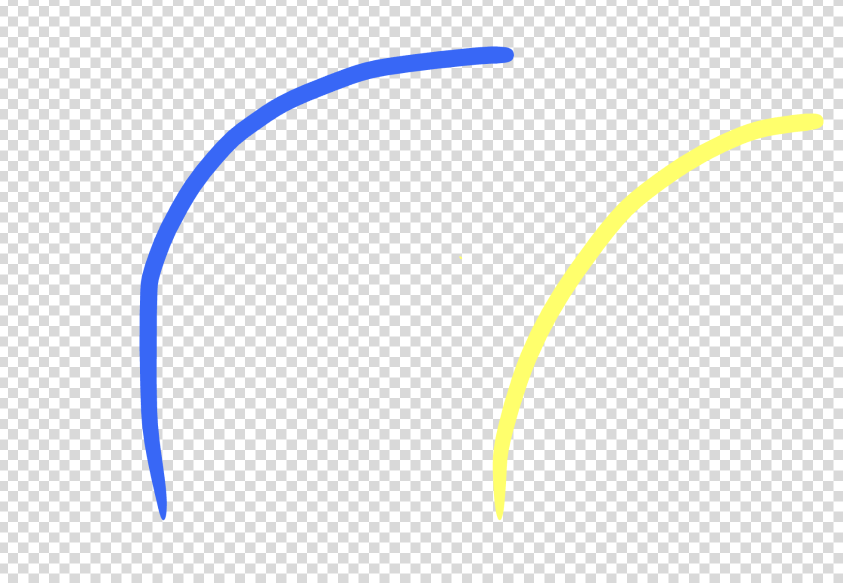
#> input picture test2.png, 1686 x 1166 px (shown at 1/2 size)
$ python dunno.py
#> lines starting #> are read from the running program, lines starting #| are printed output that depends on the picture; after the words box and inside, x2 and y2 are one past the last pixel; in counts of white or black regions, pixels touching at a corner belong together
import cv2
import numpy as np
import math

threshold1 = 85
threshold2 = 85
r_width = 500
r_height = 300

image = cv2.imread(r'test2.png')
#> image is the input picture: shape (1166, 1686, 3); mean B, G, R 233.8, 233.2, 232.1
image = cv2.resize(image, (r_width, r_height))
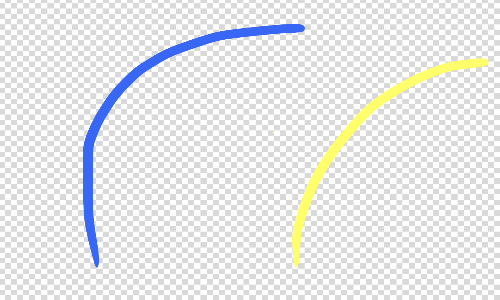
#> image: shape (300, 500, 3); mean B, G, R 233.8, 233.2, 232.1

# Convert to HSV and create masks
frame_HSV = cv2.cvtColor(image, cv2.COLOR_BGR2HSV)
#> frame_HSV: shape (300, 500, 3); mean H, S, V 3.5, 7.4, 236.6

lower_blue = np.array([100, 50, 120])
upper_blue = np.array([150, 255, 255])
blue_mask = cv2.inRange(frame_HSV, lower_blue, upper_blue)
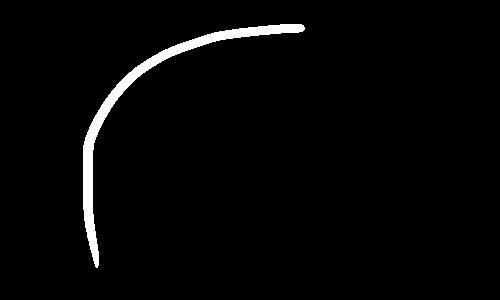
#> blue_mask: shape (300, 500); 2.4% white; 1 white region, box (x1, y1, x2, y2) and area: (83, 24, 305, 268) 3617

lower_yellow = np.array([25, 30, 100])
upper_yellow = np.array([40, 255, 255])
yellow_mask = cv2.inRange(frame_HSV, lower_yellow, upper_yellow)
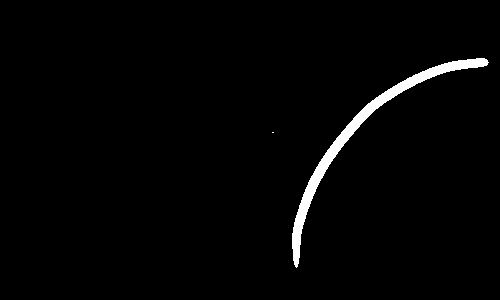
#> yellow_mask: shape (300, 500); 1.9% white; 2 white regions (1 under 20 px), largest, box (x1, y1, x2, y2) and area: (292, 58, 489, 268) 2904

# Optional: just to visualize
combined_mask = cv2.add(yellow_mask, blue_mask)
#> combined_mask: shape (300, 500); 4.3% white; 3 white regions (1 under 20 px), largest, box (x1, y1, x2, y2) and area: (83, 24, 305, 268) 3617, (292, 58, 489, 268) 2904
edged1 = cv2.Canny(yellow_mask, threshold1, threshold2)
#> edged1: shape (300, 500); 0.45% white in thin lines or dots, all inside (x1, y1, x2, y2) = (271, 57, 489, 268)
edged2 = cv2.Canny(blue_mask, threshold1, threshold2)
#> edged2: shape (300, 500); 0.53% white in thin lines or dots, all inside (x1, y1, x2, y2) = (82, 23, 305, 268)

def get_initial_heading():
    return (0, -1)  # moving up in image space

def get_perpendicular_scan(start_point, direction, length=50):
    dx, dy = direction
    perp = (-dy, dx)
    left = (int(start_point[0] + perp[0] * length), int(start_point[1] + perp[1] * length))
    right = (int(start_point[0] - perp[0] * length), int(start_point[1] - perp[1] * length))
    return left, right

def adaptive_centerline(mask_yellow, mask_blue, num_steps=28, step_size=10):
#> called with num_steps = 28, step_size = 10
    h, w = mask_yellow.shape
#> h = 300; w = 500
    center_points = []

    position = (250, 250)
    direction = get_initial_heading()

    vals = [10,290,490,290]
    scan_mask = np.zeros_like(mask_yellow)
    previous_midpoint = position  # Initialize previous midpoint to start position

    for _ in range(num_steps):
        left_pt, right_pt = get_perpendicular_scan(position, direction, length=200)
        # Create scanline as a mask
        cv2.line(scan_mask, left_pt, right_pt, 255, 1)
        cv2.imshow("Adaptive Pathing", scan_mask)
        cv2.waitKey(0)
        cv2.destroyAllWindows()
        # Mask and get pixel hits
        yellow_hits = cv2.bitwise_and(mask_yellow, scan_mask)
        blue_hits = cv2.bitwise_and(mask_blue, scan_mask)

        yellow_coords = cv2.findNonZero(yellow_hits)
        blue_coords = cv2.findNonZero(blue_hits)
        if yellow_coords is not None and blue_coords is not None:
            yellow_mean = np.mean(yellow_coords, axis=0)[0]
            blue_mean = np.mean(blue_coords, axis=0)[0]

            # Midpoint
            midpoint_x = int((yellow_mean[0] + blue_mean[0]) / 2)
            midpoint_y = int((yellow_mean[1] + blue_mean[1]) / 2)
            midpoint = (midpoint_x, midpoint_y)
            cv2.circle(combined_mask, midpoint, 3, (255, 255, 255), -1)

            # Update heading based on previous midpoint
            dx = midpoint[0] - previous_midpoint[0]
            dy = midpoint[1] - previous_midpoint[1]
            norm = math.hypot(dx, dy)
            if norm > 0:
                direction = (dx / norm, dy / norm)

            # Move along the updated heading (parallel direction)
            position = (
                int(midpoint[0] + direction[0] * step_size),
                int(midpoint[1] + direction[1] * step_size)
            )
            previous_midpoint = midpoint  # Update previous midpoint
        else:
            print("Woah")

        vals[1] -= step_size
        vals[3] -= step_size
#> this loop made 28 passes
#> (perp in get_perpendicular_scan, left_pt, right_pt, yellow_mean, blue_mean, midpoint_x) on passes 2 to 9: ((0, -1), (185, 50), (185, 450), [296, 250], [105.4, 225], 200), ((0.933, 0.359), (389, 298), (16, 155), [296, 255.2], [95.44, 201.3], 195), ((0.874, -0.486), (364, 121), (15, 316), [332.5, 169.8], [95.44, 201.3], 213), ((0.922, 0.386), (400, 252), (31, 97), [326.5, 177.8], [95.63, 175.7], 211), ((0.976, -0.217), (403, 122), (12, 209), [331.4, 166.7], [93.43, 180.1], 212), ((0.949, 0.316), (404, 226), (25, 99), [328.4, 170.2], [94.09, 167.9], 211), ((0.97, -0.243), (402, 110), (13, 207), [334, 160.7], [92.93, 171.5], 213), ((0.832, 0.555), (384, 267), (51, 46), [331.2, 165], [96.35, 160.5], 213)
#> (perp in get_perpendicular_scan, left_pt, right_pt, yellow_mean, blue_mean, midpoint_x) on passes 15 to 20: ((0.894, 0.447), (394, 242), (37, 63), [328.1, 167.5], [96.53, 155.2], 212), ((1, 0), (412, 151), (12, 151), [328.1, 167.5], [96.53, 155.2], 212), ((1, 0), (412, 151), (12, 151), [328.1, 167.5], [96.53, 155.2], 212), ((1, 0), (412, 151), (12, 151), [328.1, 167.5], [96.53, 155.2], 212), ((1, 0), (412, 151), (12, 151), [328.1, 167.5], [96.53, 155.2], 212), ((1, 0), (412, 151), (12, 151), [328.1, 167.5], [96.53, 155.2], 212)
#> pass 1, in adaptive_centerline, `yellow_hits = cv2.bitwise_and(mask_yellow, scan_mask)`:
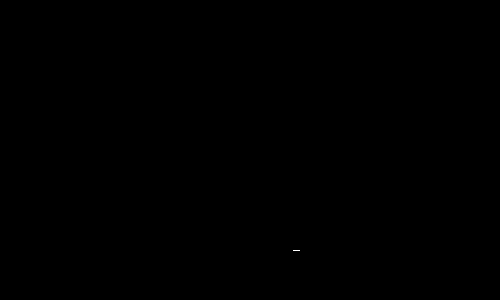
#> yellow_hits: shape (300, 500); 0% white in thin lines or dots, all inside (x1, y1, x2, y2) = (293, 250, 300, 251)
#> after the loop:
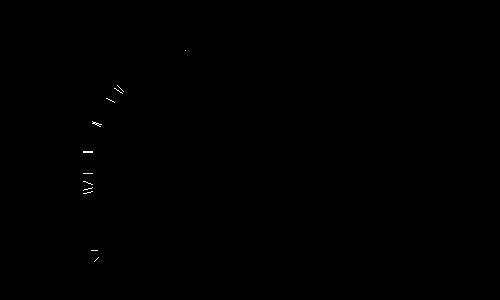
#> blue_hits: shape (300, 500); 0.08% white in thin lines or dots, all inside (x1, y1, x2, y2) = (83, 50, 186, 262)
#> after the loop:
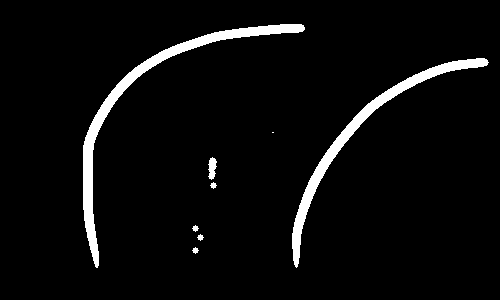
#> combined_mask: shape (300, 500); 4.5% white; 8 white regions (1 under 20 px), largest, box (x1, y1, x2, y2) and area: (83, 24, 305, 268) 3617, (292, 58, 489, 268) 2904, (208, 157, 217, 180) 139
#> after the loop:
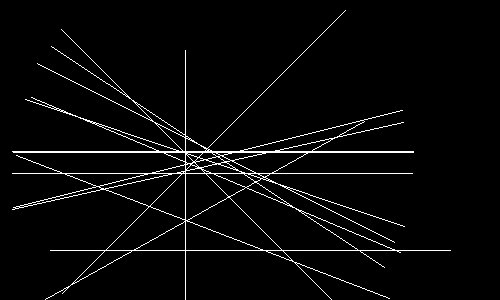
#> scan_mask: shape (300, 500); 3.4% white in thin lines or dots, all inside (x1, y1, x2, y2) = (12, 10, 451, 300)
#> after the loop: yellow_hits: shape (300, 500); 0.1% white in thin lines or dots, all inside (x1, y1, x2, y2) = (293, 119, 366, 266)
#> after the loop, vals = [10, 10, 490, 10]


path_points = adaptive_centerline(yellow_mask, blue_mask)

$ run again, with test.png copied over test2.png
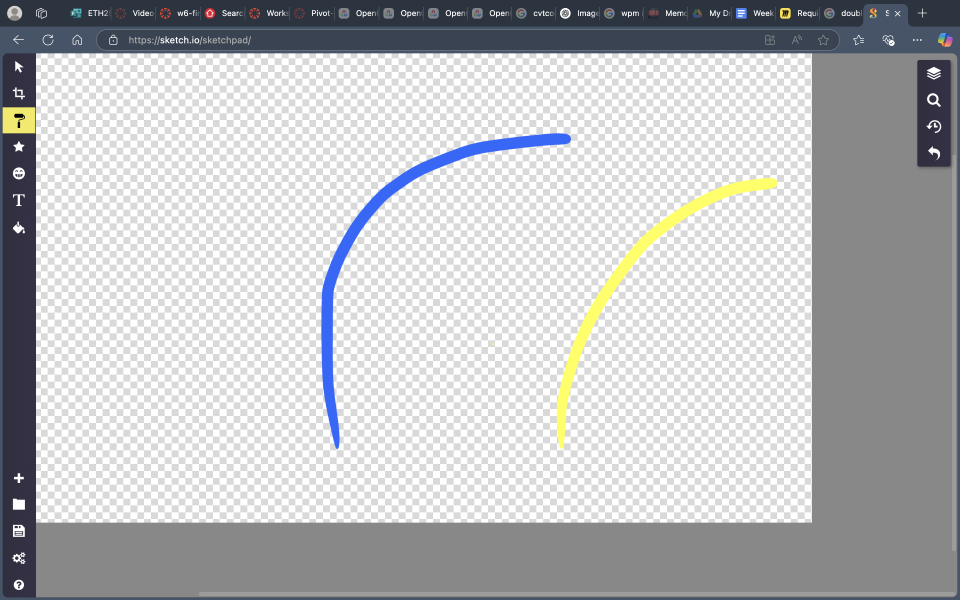
#> input picture test.png, 2880 x 1800 px (shown at 1/3 size)
#> image is the input picture: shape (1800, 2880, 3); mean B, G, R 191.5, 189.4, 188.2
#> image: shape (300, 500, 3)
#> frame_HSV: shape (300, 500, 3); mean H, S, V 16.1, 12.8, 192.6
#> `blue_mask = cv2.inRange(frame_HSV, lower_blue, upper_blue)`:
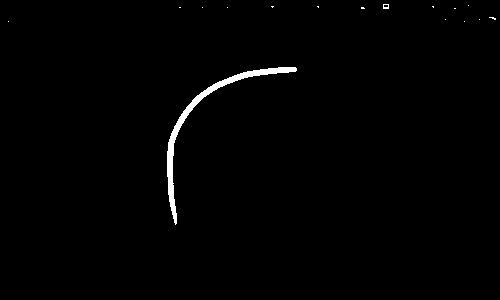
#> blue_mask: shape (300, 500); 0.96% white; 16 white regions (14 under 20 px), largest, box (x1, y1, x2, y2) and area: (167, 67, 297, 225) 1376, (383, 4, 389, 9) 22
#> yellow_mask: shape (300, 500); 0.9% white; 9 white regions (6 under 20 px), largest, box (x1, y1, x2, y2) and area: (290, 89, 405, 225) 1111, (1, 54, 18, 67) 209, (406, 4, 412, 9) 25
#> combined_mask: shape (300, 500); 1.9% white; 23 white regions (18 under 20 px), largest, box (x1, y1, x2, y2) and area: (167, 67, 297, 225) 1376, (290, 89, 405, 225) 1111, (1, 54, 18, 67) 209, (406, 4, 412, 9) 25, (383, 4, 389, 9) 22
#> edged1: shape (300, 500); 0.35% white in thin lines or dots, all inside (x1, y1, x2, y2) = (0, 3, 492, 225)
#> `edged2 = cv2.Canny(blue_mask, threshold1, threshold2)`:
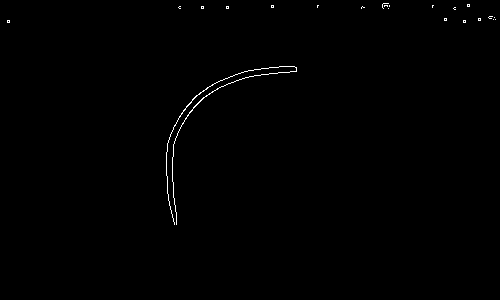
#> edged2: shape (300, 500); 0.41% white in thin lines or dots, all inside (x1, y1, x2, y2) = (7, 3, 496, 225)
#> after the loop in adaptive_centerline, `for _ in range(num_steps):`: vals = [10, 10, 490, 10]
